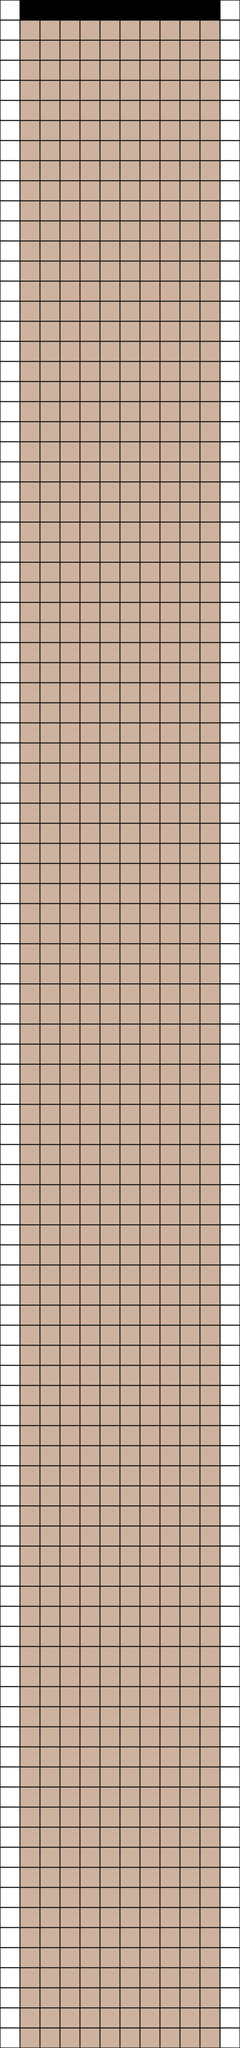

Rendered tile map (Tiled .tmx) drawn with the repository's tilesets; below, a short description and the map source with its tile grids summarised:
An orthogonal 12x102 tile map with 64x64 px tiles, 2 tile layers (floor, wall) and 68 objects (60x enemy, 5x trigger_cloner, counter, ball, point_start).

<map version="1.10" tiledversion="1.11.2" orientation="orthogonal" renderorder="right-down" width="12" height="102" tilewidth="64" tileheight="64" infinite="0" nextlayerid="10" nextobjectid="75">
 <editorsettings>
  <export target="../../../maps/ac.lua" format="lua" />
 </editorsettings>
 <tileset firstgid="1" source="saa_tt_sheet.tsx" />
 <group id="2" name="Group Layer 1" locked="1">
  <layer id="3" name="floor" width="12" height="102" locked="1">
   <data>[1224 cells, 1010 non-empty, 1 distinct tile ids]</data>
  </layer>
  <layer id="1" name="wall" width="12" height="102" locked="1">
   <data>[1224 cells, 204 non-empty, 1 distinct tile ids]</data>
  </layer>
 </group>
 <group id="4" name="Group Layer 2" locked="1">
  <objectgroup color="#00ffff" id="9" name="Object Layer 5" locked="1">
   <object id="42" type="counter" x="64" y="320" width="640" height="192" />
  </objectgroup>
  <objectgroup color="#ff0000" id="8" name="Object Layer 4" locked="1">
   <object id="13" type="enemy" x="384" y="4352">
    <point />
   </object>
   <object id="14" type="enemy" x="496" y="1720">
    <point />
   </object>
   <object id="55" type="enemy" x="348" y="1788">
    <point />
   </object>
   <object id="15" type="enemy" x="245.333" y="1624">
    <point />
   </object>
   <object id="61" type="enemy" x="317.333" y="1777.33">
    <point />
   </object>
   <object id="16" type="enemy" x="369.333" y="1629.33">
    <point />
   </object>
   <object id="60" type="enemy" x="360" y="1858.67">
    <point />
   </object>
   <object id="17" type="enemy" x="390.667" y="1773.33">
    <point />
   </object>
   <object id="50" type="enemy" x="441.333" y="1909.33">
    <point />
   </object>
   <object id="18" type="enemy" x="281.333" y="1722.67">
    <point />
   </object>
   <object id="51" type="enemy" x="400" y="1898.67">
    <point />
   </object>
   <object id="19" type="enemy" x="518.667" y="1908">
    <point />
   </object>
   <object id="43" type="enemy" x="310.667" y="1889.33">
    <point />
   </object>
   <object id="20" type="enemy" x="324" y="1704">
    <point />
   </object>
   <object id="44" type="enemy" x="314.667" y="1854.67">
    <point />
   </object>
   <object id="21" type="enemy" x="490.667" y="1888">
    <point />
   </object>
   <object id="45" type="enemy" x="354.667" y="1926.67">
    <point />
   </object>
   <object id="22" type="enemy" x="405.333" y="1698.67">
    <point />
   </object>
   <object id="52" type="enemy" x="441.333" y="1813.33">
    <point />
   </object>
   <object id="23" type="enemy" x="218.667" y="1689.33">
    <point />
   </object>
   <object id="54" type="enemy" x="281.333" y="1801.33">
    <point />
   </object>
   <object id="24" type="enemy" x="340" y="1644">
    <point />
   </object>
   <object id="57" type="enemy" x="482.667" y="1788">
    <point />
   </object>
   <object id="25" type="enemy" x="397.333" y="1580">
    <point />
   </object>
   <object id="49" type="enemy" x="505.333" y="1828">
    <point />
   </object>
   <object id="26" type="enemy" x="430.667" y="1749.33">
    <point />
   </object>
   <object id="48" type="enemy" x="256" y="1832">
    <point />
   </object>
   <object id="27" type="enemy" x="400" y="3096">
    <point />
   </object>
   <object id="63" type="enemy" x="460" y="3132">
    <point />
   </object>
   <object id="64" type="enemy" x="516" y="3136">
    <point />
   </object>
   <object id="65" type="enemy" x="546" y="3122">
    <point />
   </object>
   <object id="66" type="enemy" x="574" y="3150">
    <point />
   </object>
   <object id="67" type="enemy" x="616" y="3118">
    <point />
   </object>
   <object id="68" type="enemy" x="642" y="3154">
    <point />
   </object>
   <object id="69" type="enemy" x="610" y="3170">
    <point />
   </object>
   <object id="70" type="enemy" x="488" y="3164">
    <point />
   </object>
   <object id="71" type="enemy" x="342" y="3168">
    <point />
   </object>
   <object id="72" type="enemy" x="244" y="3100">
    <point />
   </object>
   <object id="73" type="enemy" x="232" y="3158">
    <point />
   </object>
   <object id="28" type="enemy" x="481.333" y="1641.33">
    <point />
   </object>
   <object id="59" type="enemy" x="525.333" y="1766.67">
    <point />
   </object>
   <object id="29" type="enemy" x="418.667" y="1626.67">
    <point />
   </object>
   <object id="53" type="enemy" x="549.333" y="1757.33">
    <point />
   </object>
   <object id="30" type="enemy" x="406.667" y="3157.33">
    <point />
   </object>
   <object id="31" type="enemy" x="354" y="3132">
    <point />
   </object>
   <object id="32" type="enemy" x="269.333" y="3145.33">
    <point />
   </object>
   <object id="33" type="enemy" x="206.667" y="3128.67">
    <point />
   </object>
   <object id="34" type="enemy" x="309.333" y="3140">
    <point />
   </object>
   <object id="35" type="enemy" x="305.333" y="1601.33">
    <point />
   </object>
   <object id="46" type="enemy" x="466.667" y="1849.33">
    <point />
   </object>
   <object id="36" type="enemy" x="466.667" y="1694.67">
    <point />
   </object>
   <object id="58" type="enemy" x="457.333" y="1784">
    <point />
   </object>
   <object id="37" type="enemy" x="358.667" y="1716">
    <point />
   </object>
   <object id="56" type="enemy" x="409.333" y="1833.33">
    <point />
   </object>
   <object id="38" type="enemy" x="288" y="1656">
    <point />
   </object>
   <object id="47" type="enemy" x="542.667" y="1854.67">
    <point />
   </object>
   <object id="39" type="enemy" x="420" y="3178.67">
    <point />
   </object>
   <object id="40" type="enemy" x="213.333" y="1752">
    <point />
   </object>
   <object id="62" type="enemy" x="258.667" y="1766.67">
    <point />
   </object>
   <object id="41" type="enemy" x="156" y="3128.67">
    <point />
   </object>
  </objectgroup>
  <objectgroup color="#ffffff" id="7" name="Object Layer 3" locked="1">
   <object id="8" name="x2" type="trigger_cloner" x="128" y="4736" width="512" height="32">
    <properties>
     <property name="multiply" type="int" value="2" />
    </properties>
   </object>
   <object id="9" name="x2" type="trigger_cloner" x="128" y="4032" width="512" height="32">
    <properties>
     <property name="multiply" type="int" value="2" />
    </properties>
   </object>
   <object id="10" name="x3" type="trigger_cloner" x="128" y="3584" width="512" height="32">
    <properties>
     <property name="multiply" type="int" value="3" />
    </properties>
   </object>
   <object id="11" name="x4" type="trigger_cloner" x="128" y="2624" width="512" height="18">
    <properties>
     <property name="multiply" type="int" value="4" />
    </properties>
   </object>
   <object id="74" name="x4" type="trigger_cloner" x="128" y="2496" width="512" height="18">
    <properties>
     <property name="multiply" type="int" value="4" />
    </properties>
   </object>
  </objectgroup>
  <objectgroup id="6" name="Object Layer 2" locked="1">
   <object id="4" type="ball" x="381.333" y="5788">
    <point />
   </object>
  </objectgroup>
  <objectgroup color="#00ff00" id="5" name="Object Layer 1" locked="1">
   <object id="1" name="start" type="point_start" x="384" y="5824">
    <point />
   </object>
  </objectgroup>
 </group>
</map>
